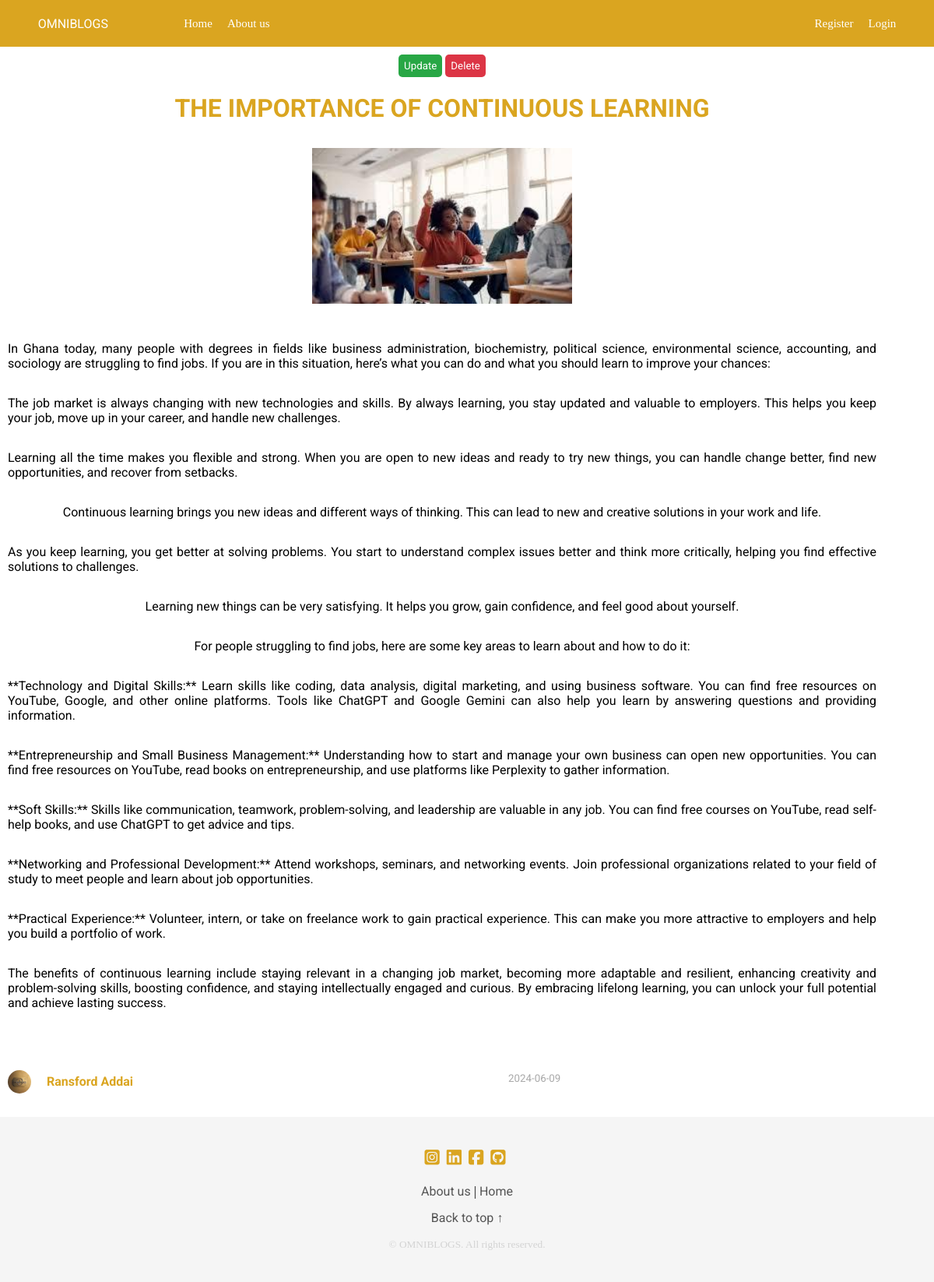
The page /post/5 on the database its author committed.
### flaskblog/models.py (models this page shows, shortened)
class Post(db.Model):
    id = db.Column(db.Integer, primary_key=True)
    title=db.Column(db.String(100), nullable=False)
    content=db.Column(db.Text, nullable=False)
    image_file = db.Column(db.String(20), nullable=False, default='default_post.jpg')
    date_posted=db.Column(db.DateTime, nullable=False, default=datetime.utcnow)
    user_id=db.Column(db.Integer, db.ForeignKey('user.id'), nullable=False)

class User(db.Model, UserMixin):
    id = db.Column(db.Integer, primary_key=True)
    username=db.Column(db.String(50), nullable=False, unique=True)
    email=db.Column(db.String(120), nullable=False, unique=True)
    image_file=db.Column(db.String(20), nullable=False, default='default.jpg')
    password=db.Column(db.String(100), nullable=False)
    author=db.relationship('Post', backref='author', lazy=True)

### flaskblog/posts/routes.py (the view)
@posts.route("/post/<int:post_id>", methods=['GET', 'POST'])
def post(post_id):
    post = Post.query.get_or_404(post_id)
    return render_template('post.html', title='Post', post=post)

### flaskblog/templates/post.html (shortened to what this page needs)
{% extends 'layout.html' %}
{% block content %}
    <div class="post-content-top" id="post-top">
            <div class="post-container">
                <div>
                    <button class="update-button"><a class="update-link" href="{{ url_for('posts.update_post', post_id=post.id) }}">Update</a></button>
                    <button class="del-confirm-button"><a class="del-confirm-link" href="{{ url_for('posts.delete_confirmation', post_id=post.id) }}">Delete</a></button>
                </div>
                <h1 class="posts-title">{{ post.title }}</h1>
                {% if post.image_file %}
                    <img class="posts-imaged" src="{{ url_for('static', filename='post_pics/' + post.image_file) }}" lazy="loading" alt="Post image">
                {% endif %}
                <p class="the-post-content">{{ post.content|safe }}</p>
                <div class="aut-dte-imgs">
                    <img src="{{ url_for('static', filename='profile_pics/' + post.author.image_file) }}" lazy="loading" class="posts-pro-pic" alt="Author Profile picture">
                    <div class="auts-container"><a href="{{ url_for('users.user_posts', username=post.author.username) }}" class="posts-aut">{{ post.author.username }}</a></div>
                    <div class="dates-container"><small class="posts-date">{{ post.date_posted.strftime('%Y-%m-%d') }}</small></div>
                </div>
            </div>
    </div>
    <footer>
        <div class="post-footer-container">
            <div class="home-social-channels">
                <a href="https://www.instagram.com/addai_325/" target="_blank" class="home-ig"><i class="fa-brands fa-square-instagram"></i></a>
                <a href="https://www.linkedin.com/in/ransford-addai-72b30b280/" class="home-In" target="_blank"><i class="fa-brands fa-linkedin"></i></a>
                <a href="https://web.facebook.com/ransford.addai.96" target="_blank" class="home-fb"><i class="fa-brands fa-square-facebook"></i></a>
                <a href="https://github.com/Addai325" target="_blank" class="home-github"><i class="fa-brands fa-square-github"></i></a>
            </div>
            <div class="home-nav-links">
                <a href="{{ url_for('main.about') }}" class="home-abt-lnk">About us</a>  |
                <a href="{{ url_for('main.home') }}" class="home-hme-lnk">Home</a>
                <a href="#post-top" class="home-bttop-link">Back to top &uarr;</a>
            </div>
            <div class="home-copyright">
                <small class="the-home-copyright">&copy; {{ curreny_year }} OMNIBLOGS. All rights reserved.</small>
            </div>
        </div>
    </footer>
{% endblock content %}

### flaskblog/static/home.css (style rules this page uses)
@media (min-width:769px) { body { margin: 0; } }
@media (min-width:769px) { .home-social-channels { margin-bottom: 20px; } }
@media (min-width:769px) { .home-fb,.home-In, .home-github, .home-ig { text-decoration: none; color: goldenrod; font-size: 22px; margin-right: 5px; } }
@media (min-width:769px) { .home-nav-links { margin-bottom: 15px; } }
@media (min-width:769px) { .home-abt-lnk , .home-hme-lnk, .home-bttop-link { text-decoration: none; color: #555; font-family: roboto; } }
@media (min-width:769px) { .home-bttop-link { display: block; margin-top: 15px; } }
@media (min-width:769px) { .the-home-copyright { color: lightgray; } }

### flaskblog/static/main.css (style rules this page uses)
@media (min-width:769px) { body { margin: 0; } }

### flaskblog/static/about.css (style rules this page uses)
@media (min-width:769px) { body { margin: 0; } }
@media (min-width:769px) { .home-social-channels { margin-bottom: 20px; } }
@media (min-width:769px) { .home-fb,.home-In, .home-github, .home-ig { text-decoration: none; color: goldenrod; font-size: 22px; margin-right: 5px; } }
@media (min-width:769px) { .home-nav-links { margin-bottom: 15px; } }
@media (min-width:769px) { .home-abt-lnk , .home-hme-lnk, .home-bttop-link { text-decoration: none; color: #555; font-family: roboto; } }
@media (min-width:769px) { .home-bttop-link { display: block; margin-top: 15px; } }
@media (min-width:769px) { .the-home-copyright { color: lightgray; } }

### flaskblog/static/register.css (style rules this page uses)
@media (min-width:769px) { body { margin: 0; } }

### flaskblog/static/login.css (style rules this page uses)
@media (min-width:769px) { body { margin: 0; } }

### flaskblog/static/account.css (style rules this page uses)
@media (min-width:769px) { body { margin: 0; } }

### flaskblog/static/create_post.css (style rules this page uses)
@media (min-width:769px) { body { margin: 0; } }

### flaskblog/static/post.css (style rules this page uses)
@media (min-width:769px) { body { margin: 0; } }
@media (min-width:769px) { .post-container { margin-top: 50px; border: none; width: 93%; margin-bottom: 0px; text-align: justify; background-color: white; display: flex; flex-direction: column; align-items: center; justify-content: center; padding-bottom: 30px; padding-left: 10px; padding-right: 10px; padding-top: 20px; font-family: roboto; } }
@media (min-width:769px) { .update-button { background-color: #28a745; border: none; padding: 7px; border-radius: 5px; cursor: pointer; } }
@media (min-width:769px) { .update-link { text-decoration: none; color: white; font-family: roboto, sans-serif; } }
@media (min-width:769px) { .del-confirm-button { background-color: #dc3545; border: none; padding: 7px; border-radius: 5px; cursor: pointer; } }
@media (min-width:769px) { .del-confirm-link { text-decoration: none; color: white; font-family: roboto, sans-serif; } }
@media (min-width:769px) { .posts-pro-pic { height: 30px; width: 30px; margin-top: 10px; border-radius: 15px; margin-right: 20px; } }
@media (min-width:769px) { .posts-aut { text-decoration: none; color: goldenrod; margin: 0 auto; margin-top: 10px; font-weight: bold; font-family: roboto, sans-serif; } }
@media (min-width:769px) { .posts-date { color: darkgray; margin-left: 10px; } }
@media (min-width:769px) { .posts-title { color: goldenrod; } }
@media (min-width:769px) { .aut-dte-imgs { display: flex; flex-direction: row; align-items: center; width: 100%; } }
@media (min-width:769px) { .posts-imaged { width: 30%; height: 200px; margin-top: 10px; object-fit: cover; } }
@media (min-width:769px) { .the-post-content { text-align: left; } }
@media (min-width:769px) { .auts-container { width: 100%; margin-right: 100px; margin-top: 10px; } }
@media (min-width:769px) { .dates-container { width: 100%; } }
@media (min-width:769px) { .post-footer-container { background-color: whitesmoke; padding: 40px; text-align: center; padding-bottom: 40px; margin-bottom: 0; } }
@media (min-width:769px) { .home-social-channels { margin-bottom: 20px; } }
@media (min-width:769px) { .home-fb,.home-In, .home-github, .home-ig { text-decoration: none; color: goldenrod; font-size: 22px; margin-right: 5px; } }
@media (min-width:769px) { .home-nav-links { margin-bottom: 15px; } }
@media (min-width:769px) { .home-abt-lnk , .home-hme-lnk, .home-bttop-link { text-decoration: none; color: #555; font-family: roboto; } }
@media (min-width:769px) { .home-bttop-link { display: block; margin-top: 15px; } }
@media (min-width:769px) { .the-home-copyright { color: lightgray; } }

### flaskblog/static/user_posts.css (style rules this page uses)
@media (min-width:769px) { body { margin: 0; } }

### flaskblog/static/errors.css (style rules this page uses)
@media (min-width:769px) { body { margin: 0; } }

### rows shown on the page
Post: title "THE IMPORTANCE OF CONTINUOUS LEARNING", image_file (picture), content "In Ghana today, many people with degrees in fields like business administration, biochemistry, political science, environmental science, accounting, and sociology are struggling to find jobs. If you are in this situation, here’s what you can do and what you should learn to improve your chances: The job market is always changing with new technologies and skills. By always learning, you stay updated and valuable to employers. This helps you keep your job, move up in your career, and handle new challenges. Learning all the time makes you flexible and strong. When you are open to new ideas and ready to try new things, you can handle change better, find new opportunities, and recover from…", date_posted "2024-06-09"
User: image_file (picture), author.username "Ransford Addai"
